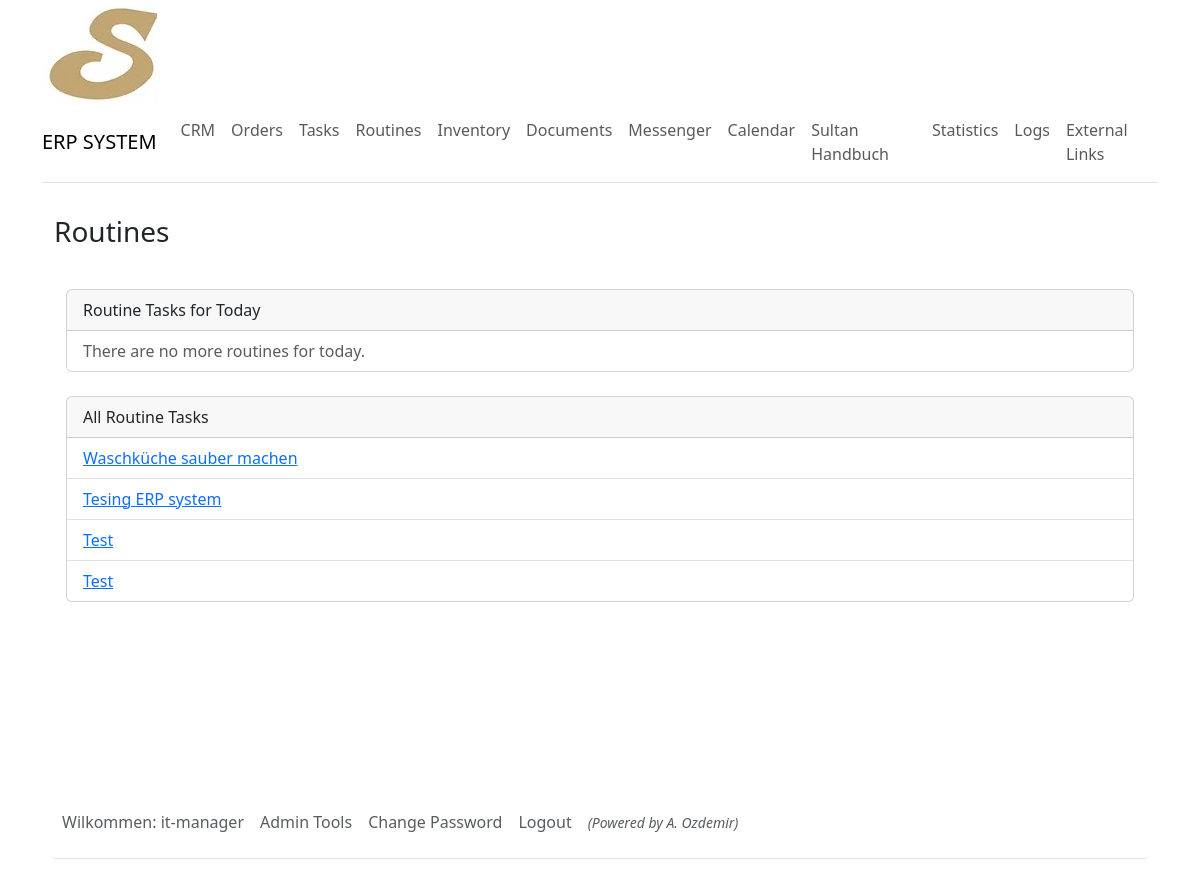
The page /routine/routines/ (signed in) on the database its author committed.
### sultanerp/models.py (models this page shows, shortened)
class DynamicText(models.Model):
    title = models.CharField(max_length=255)
    text = models.TextField()

class RoutineTasks(models.Model):
    title = models.CharField(max_length=30)
    user = models.ForeignKey(User, on_delete=models.CASCADE)
    due_date = models.DateTimeField(blank=True, null=True)
    store = models.ForeignKey(Store, on_delete=models.CASCADE)
    frequency = models.ForeignKey(
        Frequency, on_delete=models.SET_NULL, null=True, blank=True)
    routines = models.ManyToManyField(Routines)
    place = models.ForeignKey(
        Places, on_delete=models.SET_NULL, null=True, blank=True)
    completed = models.BooleanField(default=False)

class User(AbstractUser):
    first_name = models.CharField(max_length=255)
    last_name = models.CharField(max_length=255)
    personal_nr = models.IntegerField(null=True, blank=True)
    is_active = models.BooleanField(default=True)
    branch = models.ForeignKey(
        Store, on_delete=models.CASCADE, related_name="users", null=True, blank=True)
    user_level = models.ForeignKey(
        Roles, on_delete=models.CASCADE, related_name="users", null=True, blank=True)

### sultanerp/views.py (the view)
# urls.py: path('routine/routines/', views.routines_and_daily_list, name='routine_list'),
@login_required
def routines_and_daily_list(request):
    today = date.today()
    all_tasks_for_today = RoutineTasks.objects.filter(due_date__date=today)
    routines = RoutineTasks.objects.all()
    context = {
        'all_tasks_for_today': all_tasks_for_today,
        'routines': routines,
    }
    return render(request, 'routines/routine_list.html', context)

### sultanerp/utilities/context_processors.py (called while the page is built)
def dynamic_text_processor(request):
    dynamic_texts_objects = DynamicText.objects.all()
    dynamic_texts_dict = {dt.title: dt for dt in dynamic_texts_objects}
    return {'dynamic_texts': dynamic_texts_dict}

### sultanerp/templates/routines/routine_list.html (shortened to what this page needs)
{% extends "_base.html" %}
{% block content %}
{% include "navbar.html" %}
<div class="container mt-4">
    <div class="sticky-top bg-white py-2">
        <h3>{{dynamic_texts.routines.text}}</h3>
    </div>
<div class="container mt-4">
    <div class="card mb-4">
        <div class="card-header">
            Routine Tasks for Today
        </div>
        <ul class="list-group list-group-flush">
            {% for task in all_tasks_for_today %}
                {% if not task.completed %}
                <li class="list-group-item">
                    <a href="{% url 'routine_detail' task.id %}">{{ task.title }}</a>
                </li>
                {% endif %}
            {% empty %}
                <li class="list-group-item text-muted">{{ dynamic_texts.no_routine.text }}</li>
            {% endfor %}
        </ul>
    </div>
    <div class="card">
        <div class="card-header">
            All Routine Tasks
        </div>
        <ul class="list-group list-group-flush">
            {% for routine in routines %}
                <li class="list-group-item">
                    <a href="{% url 'routine_detail' routine.id %}">{{ routine.title }}</a>
                </li>
            {% endfor %}
        </ul>
    </div>
</div>
{% endblock %}

### sultanerp/templates/navbar.html (shortened to what this page needs)
<nav class="navbar navbar-expand-lg navbar-light bg-white border-bottom py-2">
  <a class="navbar-brand font-weight-bold" href="{% url 'dashboard' %}">ERP SYSTEM</a>
  <div class="collapse navbar-collapse" id="navbarNav">
    <ul class="navbar-nav">
      <li class="nav-item active">
        <a class="nav-link" href="{% url 'crm_view' %}">CRM</a>
      </li>
      <li class="nav-item">
        <a class="nav-link" href="{% url 'orders_view' %}">{{dynamic_texts.orders.text}}</a>
      </li>
      <li class="nav-item">
        <a class="nav-link" href="{% url 'task_list' %}">{{dynamic_texts.tasks.text}}</a>
      </li>
      <li class="nav-item">
        <a class="nav-link" href="{% url 'routine_list' %}">{{dynamic_texts.routines.text}}</a>
      </li>
      <li class="nav-item">
        <a class="nav-link" href="{% url 'inventory' %}">{{dynamic_texts.inventory.text}}</a>
      </li>
      <li class="nav-item">
        <a class="nav-link" href="{% url 'documents' %}">{{dynamic_texts.documents.text}}</a>
      </li>
      <li class="nav-item">
        <a class="nav-link" href="{% url 'messenger' %}">{{dynamic_texts.messenger.text}}</a>
      </li>
      <li class="nav-item">
        <a class="nav-link" href="{% url 'calendar' %}">{{dynamic_texts.calendar.text}}</a>
      </li>
      <li class="nav-item border-right">
        <a class="nav-link" href="{% url 'wiki_index' %}">{{dynamic_texts.handbook.text}}</a>
      </li>
      {% if user.is_staff %}
      <li class="nav-item">
        <a class="nav-link" href="{% url 'statistics' %}">{{dynamic_texts.statistics.text}}</a>
      </li>
      <li class="nav-item">
        <a class="nav-link" href="{% url 'logs' %}">{{dynamic_texts.logs.text}}</a>
      </li>
      {% endif %}
      {% if user.user_level.hierarchy < 5 %}
      <li class="nav-item">
        <a class="nav-link" href="{% url 'external_links' %}">{{dynamic_texts.external_links.text}}</a>
      </li>
      {% endif %}
    </ul>
  </div>
</nav>

### sultanerp/templates/_footer.html
{% if user.is_authenticated %}
<div class="container">
    <div style="min-height: 10em;"></div>
    <footer class="py-3 my-4">
        <ul class="nav border-bottom pb-3 mb-3">
            {% if user.is_authenticated %}
                <li class="nav-item">
                    <a class="nav-link px-2 text-muted">{{dynamic_texts.welcome.text}}: {{user.username}}</a>
                </li>
        {% if user.user_level.role == 'admin' %}
                <li class="nav-item">
                    <a class="nav-link px-2 text-muted" href="{% url 'admin_tools' %}">Admin Tools</a>
                </li>
        {% endif %}
                <li class="nav-item">
                    <a class="nav-link px-2 text-muted" href="{% url 'password_change' %}">Change Password</a>
                </li>
                <li class="nav-item">
                    <a class="nav-link px-2 text-muted" href="{% url 'logout' %}">Logout</a>
                </li>
                <li>
                    <a class="nav-link px-2 text-muted" style="font-style: italic;"><small>(Powered by A. Ozdemir)</small</a>
                </li>
            {% else %}
                <li class="nav-item">
                    <a class="nav-link px-2 text-muted" href="{% url 'tools' %}">Login</a>
                </li>
            {% endif %}
        </ul>
    </footer>
</div>
{% endif%}

### rows shown on the page
DynamicText: orders.text "Orders"
DynamicText: tasks.text "Tasks"
DynamicText: routines.text "Routines"
DynamicText: inventory.text "Inventory"
DynamicText: documents.text "Documents"
DynamicText: messenger.text "Messenger"
DynamicText: calendar.text "Calendar"
DynamicText: handbook.text "Sultan Handbuch"
DynamicText: statistics.text "Statistics"
DynamicText: logs.text "Logs"
DynamicText: external_links.text "External Links"
DynamicText: no_routine.text "There are no more routines for today."
RoutineTasks: title "Waschküche sauber machen"
RoutineTasks: title "Tesing ERP system"
RoutineTasks: title "Test"
RoutineTasks: title "Test"
DynamicText: welcome.text "Wilkommen"
User: username "it-manager"
